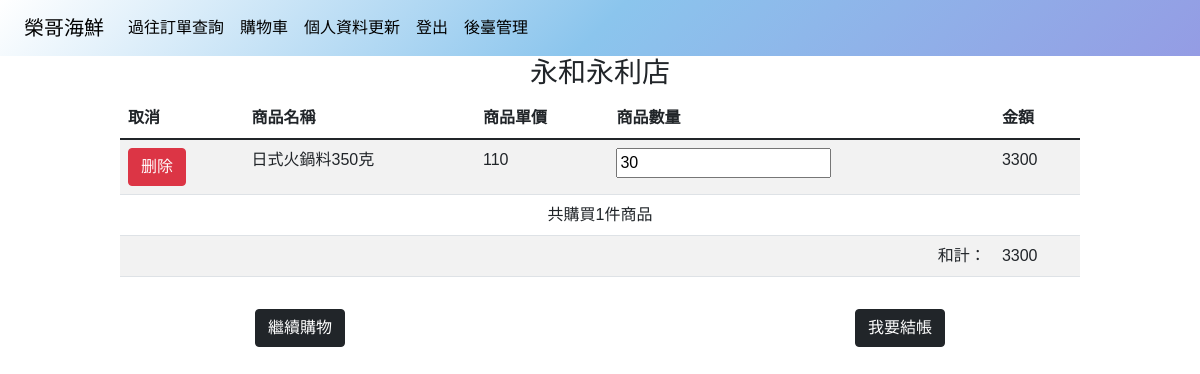
The page /OrderManagement/cart/ (signed in) on the database its author committed.
### member/models.py (models this page shows)
class Branchs(models.Model):
    Name=models.CharField(max_length=15,verbose_name='店家名稱')
    address = models.CharField(max_length=255,verbose_name='店家地址')
    phone_number = models.CharField(max_length=15,verbose_name='店家電話')
    def __str__(self):
        return self.Name
    class Meta:
        verbose_name = "店家"
        verbose_name_plural = '店家'  # 中文名稱

### OrderManagement/models.py (models this page shows, shortened)
class ShoppingCartDetails(models.Model):
    Products=models.ForeignKey(Products,on_delete=models.DO_NOTHING,verbose_name='商品')
    ShoppingCart = models.ForeignKey(ShoppingCart, on_delete=models.CASCADE, related_name='details', verbose_name='購物車')
    Number=models.IntegerField(null=True, blank=True,verbose_name="數量")
    Time=models.DateTimeField(auto_now_add=True)
    Price=models.IntegerField(null=True,verbose_name='價格')
    Total=models.IntegerField(null=True,verbose_name='總價格')
    class Meta:
        verbose_name = "購物車明細"
        verbose_name_plural = '購物車明細'  # 中文名稱

### Product/models.py (models this page shows)
class Products(models.Model):
    Sh_CHOICES = (
        (0, '下架'),
        (1, '上架'),
    )
    Category=models.ForeignKey(Categories, on_delete=models.CASCADE,verbose_name="類別",null=True, blank=True)
    Item_name=models.CharField(max_length=99,verbose_name="貨品名稱",null=True, blank=True)
    Price=models.IntegerField(verbose_name="建議售價")
    Import_price=models.IntegerField(verbose_name="成本價")
    Specification=models.CharField(max_length=99,verbose_name="規格",null=True, blank=True)
    Sh=models.IntegerField(choices=Sh_CHOICES,default=1,verbose_name="上/下架")
    class Meta:
        verbose_name = "商品管理"
        verbose_name_plural = '商品管理'  # 中文名稱
    def __str__(self):
        return str(self.Item_name)

### OrderManagement/views.py (the view)
# urls.py: path('cart/', views.cart, name='cart'),
def cart(request):
    carts_by_branch = defaultdict(list)
    current_user = request.user
    member_cart = ShoppingCart.objects.filter(User=current_user)
    if member_cart:
        for cart_item in member_cart:
            total=cart_item.Total
            cart_details = cart_item.details.all()
            branch = cart_item.branch
            carts_by_branch[branch].append({'details': cart_details, 'total': total})
    else:
        cart_details=None
        total=0
    context={
        'title':'榮哥海鮮',
        'cartlist':dict(carts_by_branch),
    }
    return render(request, 'cart.html',context)

### OrderManagement/templates/cart.html (shortened to what this page needs)
{% extends 'index/base.html' %} {% load static %}  {% block content %}
{% for branch, cart_items in cartlist.items %}
  <h3 class="text-center">{{ branch }}</h3>
  <div class="addtocart_outer">
    <div class="addtocart_inner">
      <div class="table-responsive">
        <table class="table table-striped">
          <thead>
            <tr>
              <th>取消</th>
              <th>商品名稱</th>
              <th>商品單價</th>
              <th>商品數量</th>
              <th>金額</th>
            </tr>
          </thead>
          <tbody>
            {% for item in cart_items %}
              {% for product in item.details %}
                <tr>
                  <td>
                    <button class="btn btn-danger" onclick="deleteItem({{ product.pk }})">
                      删除
                    </button>
                  </td>
                  <td>{{ product.Products }}</td>
                  <td>{{ product.Price }}</td>
                  <td>
                    <input
                      type="number"
                      class="cart-quantity"
                      data-detail-id="{{ product.id }}"
                      value="{{ product.Number }}"
                    />
                  </td>
                  <td class="item-price" data-detail-id="{{ product.id }}">
                    {{ product.Total }}
                  </td>
                </tr>
              {% endfor %}
              <tr>
                <td colspan="5" class="text-center">
                  共購買{{ item.details.count }}件商品
                </td>
              </tr>
              <tr>
                <td colspan="4" class="text-end">和計：</td>
                <td class="grandtotal" data-branch-id="{{ branch.id }}">
                  {{ item.total }}
                </td>
              </tr>
            {% endfor %}
          </tbody>
        </table>
      </div>
    </div>
  </div>
{% endfor %}
  <div class="d-flex justify-content-around my-3">
    <a href="{% url 'home' %}" class="btn btn-dark">繼續購物</a>
    <a
      href="{% url 'OrderManagement:cartorder' %}"
      class="btn btn-dark btn-checkout"
      >我要結帳</a
    >
  </div>
{% endblock %}

### OrderManagement/templates/cart.html (style rules this page uses)
.addtocart_inner { width: 80%; margin: auto; }

### rows shown on the page
Branchs: Name "永和永利店", details.count "1", total "3300"
ShoppingCartDetails: Products "日式火鍋料350克", Price "110", Number "30", Total "3300"
